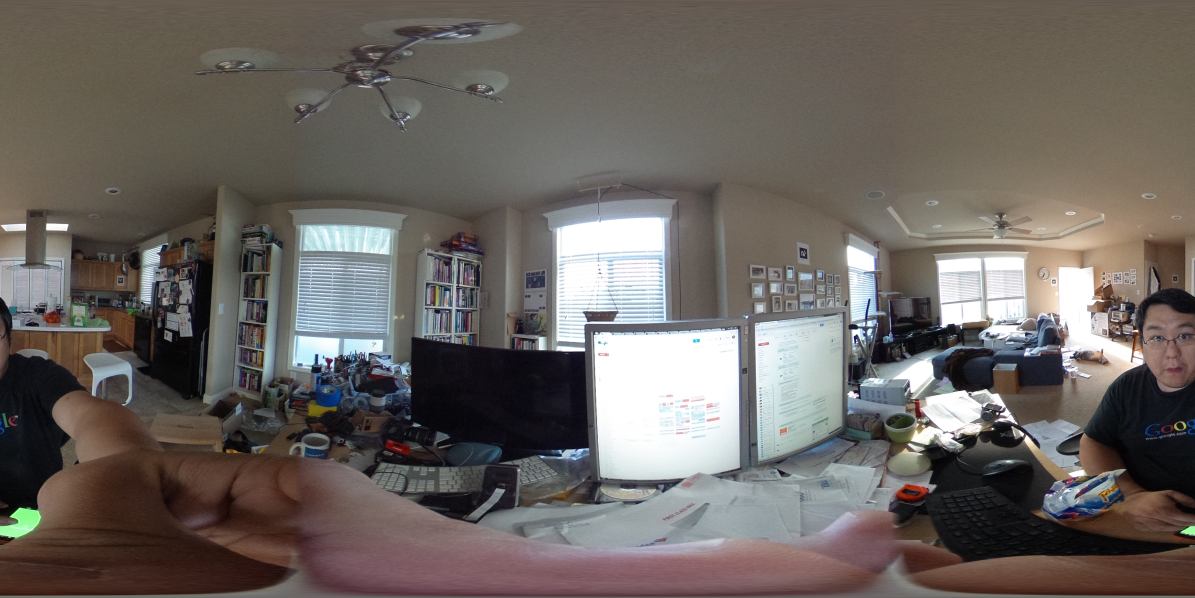
#> input picture RicohTheta/data/R0010001.JPG, 3584 x 1792 px (shown at 1/3 size)
$ python matcher.py   (Python 2 division)   (older library calls are emulated)
#> lines starting #> are read from the running program, lines starting #| are printed output that depends on the picture
### PythonCameraCalibration/transformations.py
# -*- coding: utf-8 -*-
# transformations.py

# Copyright (c) 2006-2014, Christoph Gohlke
# Copyright (c) 2006-2014, The Regents of the University of California
# Produced at the Laboratory for Fluorescence Dynamics
# All rights reserved.
#
# Redistribution and use in source and binary forms, with or without
# modification, are permitted provided that the following conditions are met:
#
# * Redistributions of source code must retain the above copyright
#   notice, this list of conditions and the following disclaimer.
# * Redistributions in binary form must reproduce the above copyright
#   notice, this list of conditions and the following disclaimer in the
#   documentation and/or other materials provided with the distribution.
# * Neither the name of the copyright holders nor the names of any
#   contributors may be used to endorse or promote products derived
#   from this software without specific prior written permission.
#
# THIS SOFTWARE IS PROVIDED BY THE COPYRIGHT HOLDERS AND CONTRIBUTORS "AS IS"
# AND ANY EXPRESS OR IMPLIED WARRANTIES, INCLUDING, BUT NOT LIMITED TO, THE
# IMPLIED WARRANTIES OF MERCHANTABILITY AND FITNESS FOR A PARTICULAR PURPOSE
# ARE DISCLAIMED.  IN NO EVENT SHALL THE COPYRIGHT OWNER OR CONTRIBUTORS BE
# LIABLE FOR ANY DIRECT, INDIRECT, INCIDENTAL, SPECIAL, EXEMPLARY, OR
# CONSEQUENTIAL DAMAGES (INCLUDING, BUT NOT LIMITED TO, PROCUREMENT OF
# SUBSTITUTE GOODS OR SERVICES; LOSS OF USE, DATA, OR PROFITS; OR BUSINESS
# INTERRUPTION) HOWEVER CAUSED AND ON ANY THEORY OF LIABILITY, WHETHER IN
# CONTRACT, STRICT LIABILITY, OR TORT (INCLUDING NEGLIGENCE OR OTHERWISE)
# ARISING IN ANY WAY OUT OF THE USE OF THIS SOFTWARE, EVEN IF ADVISED OF THE
# POSSIBILITY OF SUCH DAMAGE.

"""Homogeneous Transformation Matrices and Quaternions.

A library for calculating 4x4 matrices for translating, rotating, reflecting,
scaling, shearing, projecting, orthogonalizing, and superimposing arrays of
3D homogeneous coordinates as well as for converting between rotation matrices,
Euler angles, and quaternions. Also includes an Arcball control object and
functions to decompose transformation matrices.

:Author:
  `Christoph Gohlke <http://www.lfd.uci.edu/~gohlke/>`_

:Organization:
  Laboratory for Fluorescence Dynamics, University of California, Irvine

:Version: 2013.06.29

Requirements
------------
* `CPython 2.7 or 3.3 <http://www.python.org>`_
* `Numpy 1.7 <http://www.numpy.org>`_
* `Transformations.c 2013.01.18 <http://www.lfd.uci.edu/~gohlke/>`_
  (recommended for speedup of some functions)

Notes
-----
The API is not stable yet and is expected to change between revisions.

This Python code is not optimized for speed. Refer to the transformations.c
module for a faster implementation of some functions.

Documentation in HTML format can be generated with epydoc.

Matrices (M) can be inverted using numpy.linalg.inv(M), be concatenated using
numpy.dot(M0, M1), or transform homogeneous coordinate arrays (v) using
numpy.dot(M, v) for shape (4, \*) column vectors, respectively
numpy.dot(v, M.T) for shape (\*, 4) row vectors ("array of points").

This module follows the "column vectors on the right" and "row major storage"
(C contiguous) conventions. The translation components are in the right column
of the transformation matrix, i.e. M[:3, 3].
The transpose of the transformation matrices may have to be used to interface
with other graphics systems, e.g. with OpenGL's glMultMatrixd(). See also [16].

Calculations are carried out with numpy.float64 precision.

Vector, point, quaternion, and matrix function arguments are expected to be
"array like", i.e. tuple, list, or numpy arrays.

Return types are numpy arrays unless specified otherwise.

Angles are in radians unless specified otherwise.

Quaternions w+ix+jy+kz are represented as [w, x, y, z].

A triple of Euler angles can be applied/interpreted in 24 ways, which can
be specified using a 4 character string or encoded 4-tuple:

  *Axes 4-string*: e.g. 'sxyz' or 'ryxy'

  - first character : rotations are applied to 's'tatic or 'r'otating frame
  - remaining characters : successive rotation axis 'x', 'y', or 'z'

  *Axes 4-tuple*: e.g. (0, 0, 0, 0) or (1, 1, 1, 1)

  - inner axis: code of axis ('x':0, 'y':1, 'z':2) of rightmost matrix.
  - parity : even (0) if inner axis 'x' is followed by 'y', 'y' is followed
    by 'z', or 'z' is followed by 'x'. Otherwise odd (1).
  - repetition : first and last axis are same (1) or different (0).
  - frame : rotations are applied to static (0) or rotating (1) frame.

References
----------
(1)  Matrices and transformations. Ronald Goldman.
     In "Graphics Gems I", pp 472-475. Morgan Kaufmann, 1990.
(2)  More matrices and transformations: shear and pseudo-perspective.
     Ronald Goldman. In "Graphics Gems II", pp 320-323. Morgan Kaufmann, 1991.
(3)  Decomposing a matrix into simple transformations. Spencer Thomas.
     In "Graphics Gems II", pp 320-323. Morgan Kaufmann, 1991.
(4)  Recovering the data from the transformation matrix. Ronald Goldman.
     In "Graphics Gems II", pp 324-331. Morgan Kaufmann, 1991.
(5)  Euler angle conversion. Ken Shoemake.
     In "Graphics Gems IV", pp 222-229. Morgan Kaufmann, 1994.
(6)  Arcball rotation control. Ken Shoemake.
     In "Graphics Gems IV", pp 175-192. Morgan Kaufmann, 1994.
(7)  Representing attitude: Euler angles, unit quaternions, and rotation
     vectors. James Diebel. 2006.
(8)  A discussion of the solution for the best rotation to relate two sets
     of vectors. W Kabsch. Acta Cryst. 1978. A34, 827-828.
(9)  Closed-form solution of absolute orientation using unit quaternions.
     BKP Horn. J Opt Soc Am A. 1987. 4(4):629-642.
(10) Quaternions. Ken Shoemake.
     http://www.sfu.ca/~jwa3/cmpt461/files/quatut.pdf
(11) From quaternion to matrix and back. JMP van Waveren. 2005.
     http://www.intel.com/cd/ids/developer/asmo-na/eng/293748.htm
(12) Uniform random rotations. Ken Shoemake.
     In "Graphics Gems III", pp 124-132. Morgan Kaufmann, 1992.
(13) Quaternion in molecular modeling. CFF Karney.
     J Mol Graph Mod, 25(5):595-604
(14) New method for extracting the quaternion from a rotation matrix.
     Itzhack Y Bar-Itzhack, J Guid Contr Dynam. 2000. 23(6): 1085-1087.
(15) Multiple View Geometry in Computer Vision. Hartley and Zissermann.
     Cambridge University Press; 2nd Ed. 2004. Chapter 4, Algorithm 4.7, p 130.
(16) Column Vectors vs. Row Vectors.
     http://steve.hollasch.net/cgindex/math/matrix/column-vec.html

Examples
--------
>>> alpha, beta, gamma = 0.123, -1.234, 2.345
>>> origin, xaxis, yaxis, zaxis = [0, 0, 0], [1, 0, 0], [0, 1, 0], [0, 0, 1]
>>> I = identity_matrix()
>>> Rx = rotation_matrix(alpha, xaxis)
>>> Ry = rotation_matrix(beta, yaxis)
>>> Rz = rotation_matrix(gamma, zaxis)
>>> R = concatenate_matrices(Rx, Ry, Rz)
>>> euler = euler_from_matrix(R, 'rxyz')
>>> numpy.allclose([alpha, beta, gamma], euler)
True
>>> Re = euler_matrix(alpha, beta, gamma, 'rxyz')
>>> is_same_transform(R, Re)
True
>>> al, be, ga = euler_from_matrix(Re, 'rxyz')
>>> is_same_transform(Re, euler_matrix(al, be, ga, 'rxyz'))
True
>>> qx = quaternion_about_axis(alpha, xaxis)
>>> qy = quaternion_about_axis(beta, yaxis)
>>> qz = quaternion_about_axis(gamma, zaxis)
>>> q = quaternion_multiply(qx, qy)
>>> q = quaternion_multiply(q, qz)
>>> Rq = quaternion_matrix(q)
>>> is_same_transform(R, Rq)
True
>>> S = scale_matrix(1.23, origin)
>>> T = translation_matrix([1, 2, 3])
>>> Z = shear_matrix(beta, xaxis, origin, zaxis)
>>> R = random_rotation_matrix(numpy.random.rand(3))
>>> M = concatenate_matrices(T, R, Z, S)
>>> scale, shear, angles, trans, persp = decompose_matrix(M)
>>> numpy.allclose(scale, 1.23)
True
>>> numpy.allclose(trans, [1, 2, 3])
True
>>> numpy.allclose(shear, [0, math.tan(beta), 0])
True
>>> is_same_transform(R, euler_matrix(axes='sxyz', *angles))
True
>>> M1 = compose_matrix(scale, shear, angles, trans, persp)
>>> is_same_transform(M, M1)
True
>>> v0, v1 = random_vector(3), random_vector(3)
>>> M = rotation_matrix(angle_between_vectors(v0, v1), vector_product(v0, v1))
>>> v2 = numpy.dot(v0, M[:3,:3].T)
>>> numpy.allclose(unit_vector(v1), unit_vector(v2))
True

"""

from __future__ import division, print_function

import math

import numpy

__version__ = '2013.06.29'
__docformat__ = 'restructuredtext en'
__all__ = []


# [845 lines left out: functions pose_matrix, identity_matrix, translation_matrix, translation_from_matrix, reflection_matrix, reflection_from_matrix and 14 more, not called in this run]


def euler_matrix(ai, aj, ak, axes='sxyz'):
    """Return homogeneous rotation matrix from Euler angles and axis sequence.

    ai, aj, ak : Euler's roll, pitch and yaw angles
    axes : One of 24 axis sequences as string or encoded tuple

    >>> R = euler_matrix(1, 2, 3, 'syxz')
    >>> numpy.allclose(numpy.sum(R[0]), -1.34786452)
    True
    >>> R = euler_matrix(1, 2, 3, (0, 1, 0, 1))
    >>> numpy.allclose(numpy.sum(R[0]), -0.383436184)
    True
    >>> ai, aj, ak = (4*math.pi) * (numpy.random.random(3) - 0.5)
    >>> for axes in _AXES2TUPLE.keys():
    ...    R = euler_matrix(ai, aj, ak, axes)
    >>> for axes in _TUPLE2AXES.keys():
    ...    R = euler_matrix(ai, aj, ak, axes)

    """
    try:
        firstaxis, parity, repetition, frame = _AXES2TUPLE[axes]
    except (AttributeError, KeyError):
        _TUPLE2AXES[axes]  # validation
        firstaxis, parity, repetition, frame = axes

    i = firstaxis
    j = _NEXT_AXIS[i+parity]
    k = _NEXT_AXIS[i-parity+1]

    if frame:
        ai, ak = ak, ai
    if parity:
        ai, aj, ak = -ai, -aj, -ak

    si, sj, sk = math.sin(ai), math.sin(aj), math.sin(ak)
    ci, cj, ck = math.cos(ai), math.cos(aj), math.cos(ak)
    cc, cs = ci*ck, ci*sk
    sc, ss = si*ck, si*sk

    M = numpy.identity(4)
    if repetition:
        M[i, i] = cj
        M[i, j] = sj*si
        M[i, k] = sj*ci
        M[j, i] = sj*sk
        M[j, j] = -cj*ss+cc
        M[j, k] = -cj*cs-sc
        M[k, i] = -sj*ck
        M[k, j] = cj*sc+cs
        M[k, k] = cj*cc-ss
    else:
        M[i, i] = cj*ck
        M[i, j] = sj*sc-cs
        M[i, k] = sj*cc+ss
        M[j, i] = cj*sk
        M[j, j] = sj*ss+cc
        M[j, k] = sj*cs-sc
        M[k, i] = -sj
        M[k, j] = cj*si
        M[k, k] = cj*ci
    return M


# [392 lines left out: functions euler_from_matrix, euler_from_quaternion, quaternion_from_euler, quaternion_about_axis, quaternion_matrix, quaternion_from_matrix and 8 more, not called in this run]


class Arcball(object):
    """Virtual Trackball Control.

    >>> ball = Arcball()
    >>> ball = Arcball(initial=numpy.identity(4))
    >>> ball.place([320, 320], 320)
    >>> ball.down([500, 250])
    >>> ball.drag([475, 275])
    >>> R = ball.matrix()
    >>> numpy.allclose(numpy.sum(R), 3.90583455)
    True
    >>> ball = Arcball(initial=[1, 0, 0, 0])
    >>> ball.place([320, 320], 320)
    >>> ball.setaxes([1, 1, 0], [-1, 1, 0])
    >>> ball.constrain = True
    >>> ball.down([400, 200])
    >>> ball.drag([200, 400])
    >>> R = ball.matrix()
    >>> numpy.allclose(numpy.sum(R), 0.2055924)
    True
    >>> ball.next()

    """
    # [82 lines left out: functions __init__, place, setaxes, constrain, constrain, down and 2 more, not called in this run]

    def matrix(self):
        """Return homogeneous rotation matrix."""
        return quaternion_matrix(self._qnow)


# [40 lines left out: functions arcball_map_to_sphere, arcball_constrain_to_axis, arcball_nearest_axis, not called in this run]


# epsilon for testing whether a number is close to zero
_EPS = numpy.finfo(float).eps * 4.0

# axis sequences for Euler angles
_NEXT_AXIS = [1, 2, 0, 1]

# map axes strings to/from tuples of inner axis, parity, repetition, frame
_AXES2TUPLE = {
    'sxyz': (0, 0, 0, 0), 'sxyx': (0, 0, 1, 0), 'sxzy': (0, 1, 0, 0),
    'sxzx': (0, 1, 1, 0), 'syzx': (1, 0, 0, 0), 'syzy': (1, 0, 1, 0),
    'syxz': (1, 1, 0, 0), 'syxy': (1, 1, 1, 0), 'szxy': (2, 0, 0, 0),
    'szxz': (2, 0, 1, 0), 'szyx': (2, 1, 0, 0), 'szyz': (2, 1, 1, 0),
    'rzyx': (0, 0, 0, 1), 'rxyx': (0, 0, 1, 1), 'ryzx': (0, 1, 0, 1),
    'rxzx': (0, 1, 1, 1), 'rxzy': (1, 0, 0, 1), 'ryzy': (1, 0, 1, 1),
    'rzxy': (1, 1, 0, 1), 'ryxy': (1, 1, 1, 1), 'ryxz': (2, 0, 0, 1),
    'rzxz': (2, 0, 1, 1), 'rxyz': (2, 1, 0, 1), 'rzyz': (2, 1, 1, 1)}

_TUPLE2AXES = dict((v, k) for k, v in _AXES2TUPLE.items())


# [196 lines left out: functions vector_norm, unit_vector, random_vector, vector_product, angle_between_vectors, inverse_matrix and 2 more, not called in this run]

### RicohTheta/matcher.py
__author__ = 'jcl5m'
import cv2
import numpy as np
import math
import os
import argparse
import sys
sys.path.append('../common/')
import transformations


def pinhole_from_cylindrical_dewarp(src_img, dst_img, src_center, dst_fov):
    src_h, src_w, src_depth = src_img.shape
    dst_h, dst_w, dst_depth = dst_img.shape

    src_f = float(src_h)/math.pi

    rot = transformations.euler_matrix(src_center[1],src_center[0],0)

    pixel_scaler = math.tan(dst_fov/2.0)*2.0/float(dst_w)

    for r in range(dst_h):
        for c in range(dst_w):

            dx = pixel_scaler*(c-dst_w/2.0)
            dy = pixel_scaler*(r-dst_h/2.0)

            azimuth = math.atan(dx)
            altitude = math.atan(dy/math.sqrt(dx*dx+1))

            y = math.sin(altitude)
            d = math.sqrt(1-y*y)
            x = math.sin(azimuth)*d
            z = math.cos(azimuth)*d
            p = [x, y, z, 1]
            p2 = rot.dot(p)


            altitude = math.asin(p2[1])
            azimuth = math.atan2(p2[0],p2[2])

            src_x = src_f*azimuth + src_img.shape[1]/2
            src_y = src_f*altitude + src_img.shape[0]/2

            if src_x < 0:
                continue
            if src_y < 0:
                continue
            if src_x >= src_w:
                continue
            if src_y >= src_h:
                continue
            dst_img[r, c, :] = src_img[src_y, src_x, :]
    return (src_h, src_w)


# [52 lines left out: functions cartesian_to_cylindrical, drawMatches, ExtractAndMatch, not called in this run]


file1 = "./data/R0010001.JPG"
file2 = "./data/R0010002.JPG"

print file1
print file2

img1_big = cv2.imread(file1)
#> img1_big is the input picture: shape (1792, 3584, 3); mean B, G, R 96.3, 100.7, 107.1
img2_big = cv2.imread(file2)
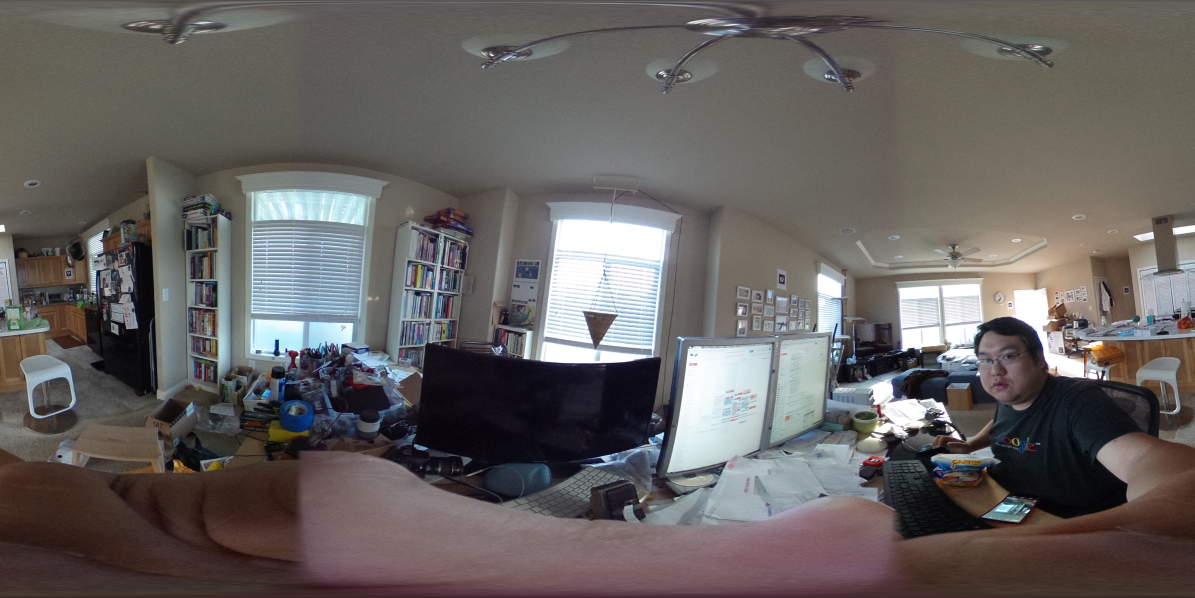
#> input picture RicohTheta/data/R0010002.JPG, 3584 x 1792 px (shown at 1/3 size)
#> img2_big is the input picture: shape (1792, 3584, 3); mean B, G, R 96.2, 97.8, 102.1

downsample = 4

img1_size = img1_big.shape
#> img1_size = (1792, 3584, 3)
img2_size = img1_big.shape
#> img2_size = (1792, 3584, 3)
img1_small = cv2.resize(img1_big, (img1_size[1]/downsample, img1_size[0]/downsample))
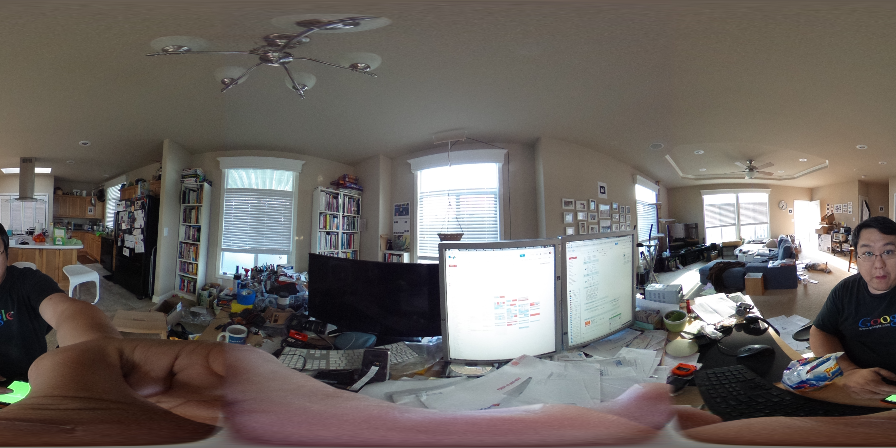
#> img1_small: shape (448, 896, 3); mean B, G, R 96.4, 100.8, 107.2
img2_small = cv2.resize(img2_big, (img2_size[1]/downsample, img2_size[0]/downsample))
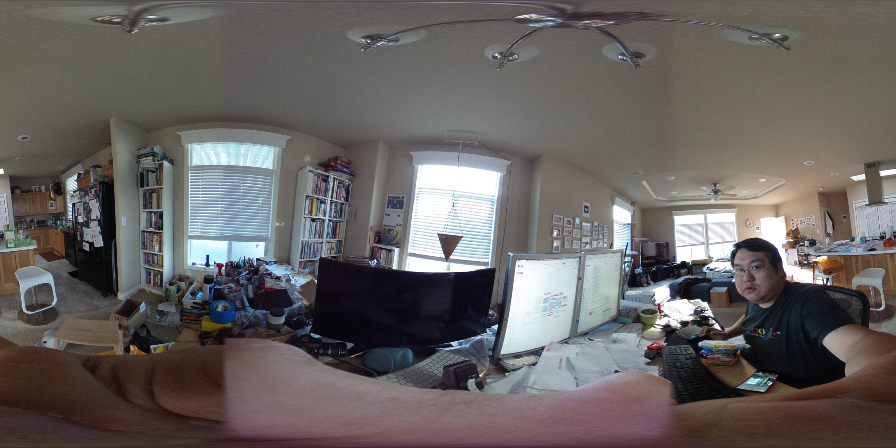
#> img2_small: shape (448, 896, 3); mean B, G, R 96.3, 97.9, 102.2

if True:
    dewarp_size = 400
    dewarp_img1 = np.zeros((dewarp_size, dewarp_size, 3), np.uint8)
    pinhole_from_cylindrical_dewarp(img1_small, dewarp_img1, (0,0), 2.0)
#> after the loop in pinhole_from_cylindrical_dewarp, `for r in range(dst_h):`: dst_img: shape (400, 400, 3); every value is 0
#> (the run stopped early here; a loop or call above may not have finished)
